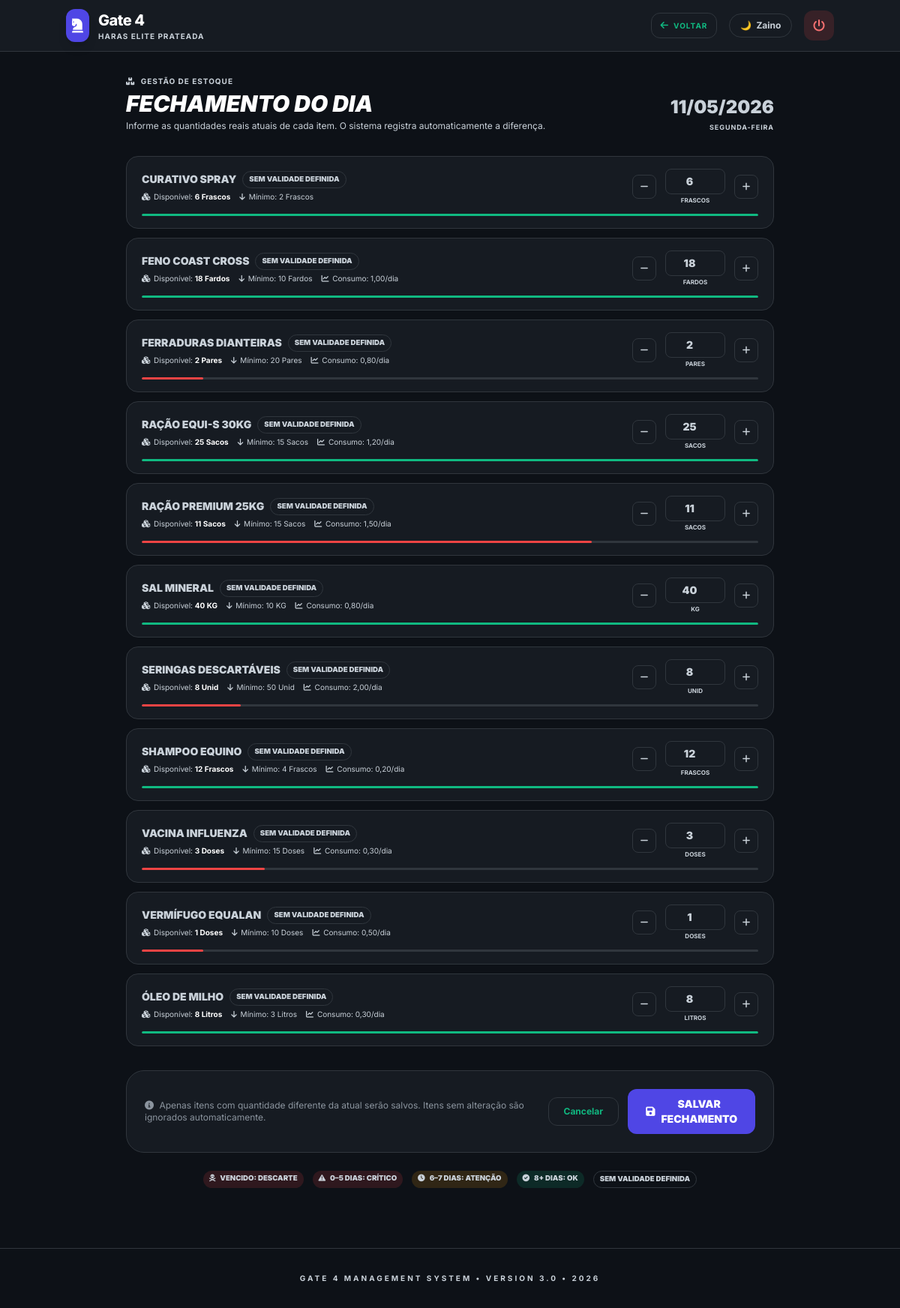
The app's page /estoque/fechamento/ (signed in), older data.
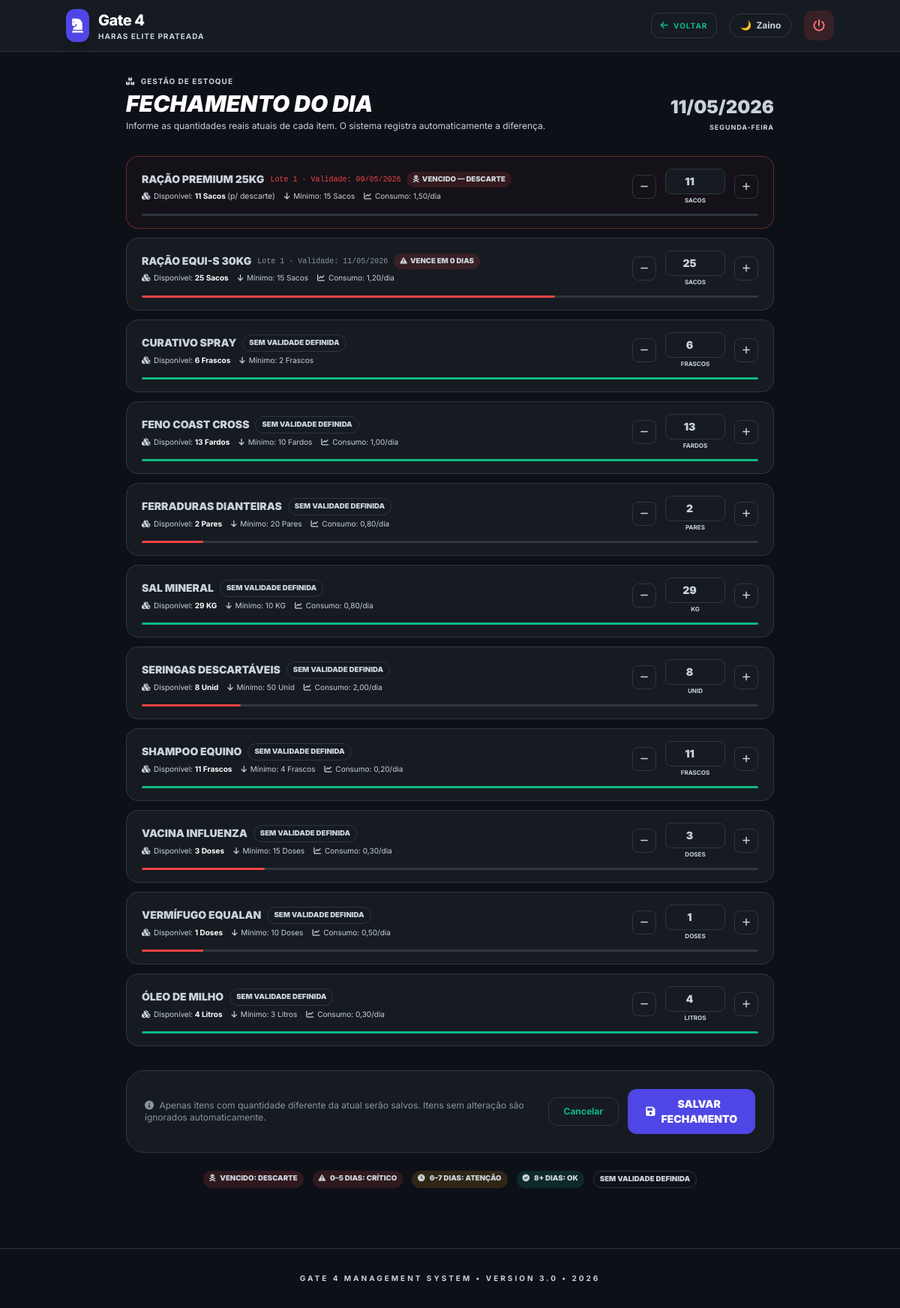
The same page, newer data.
### gateagora/models.py (models this page shows, shortened)
class Empresa(models.Model):
    nome = models.CharField(max_length=100)
    logo = models.ImageField(upload_to='logos/', null=True, blank=True)
    cnpj = models.CharField(max_length=18, blank=True, null=True, help_text="CNPJ da Unidade")
    cidade = models.CharField(max_length=100, default="Cidade Exemplo")
    slug = models.SlugField(
        unique=True,
        help_text="Identificador único na URL (ex: haras-santa-fe)"
    )
    class Meta:
        indexes = [models.Index(fields=["slug"])]
        verbose_name = "Empresa 🏢"
        verbose_name_plural = "Empresas 🏢"

class ItemEstoque(models.Model):
    empresa = models.ForeignKey(Empresa, on_delete=models.CASCADE)
    nome = models.CharField(max_length=100)
    alerta_minimo = models.IntegerField(default=5)
    unidade = models.CharField(
        max_length=20,
        default="Unidade",
        help_text="Ex: KG, Sacos, Fardos"
    )
    fornecedor_contato = models.CharField(max_length=20, blank=True)
    consumo_diario = models.DecimalField(
        max_digits=6,
        decimal_places=2,
        default=0,
        help_text="Consumo médio diário (para calcular dias restantes)"
    )
    quantidade_atual = models.IntegerField(default=0)
    class Meta:
        indexes = [
            models.Index(fields=["empresa", "nome"]),
            models.Index(fields=["empresa", "quantidade_atual"]),
        ]
        verbose_name = "Item de Estoque 📦"
        verbose_name_plural = "Item estoques 📦"
    @property
    def quantidade_valida(self):
        hoje = timezone.localdate()
        lotes_ativos = self.lotes.filter(ativo=True)
        if not lotes_ativos.exists():
            return Decimal(str(self.quantidade_atual))
        resultado = lotes_ativos.filter(
            Q(data_validade__isnull=True) | Q(data_validade__gte=hoje)
        ).aggregate(total=Sum('quantidade'))['total']
        return Decimal(str(resultado or 0))

class LoteEstoque(models.Model):
    item = models.ForeignKey(
        'ItemEstoque',
        on_delete=models.CASCADE,
        related_name='lotes',
        verbose_name="Item de Estoque"
    )
    quantidade    = models.DecimalField(max_digits=10, decimal_places=2)
    data_validade = models.DateField(null=True, blank=True)
    data_entrada  = models.DateField(auto_now_add=True)
    numero_lote   = models.CharField(max_length=50, blank=True)
    ativo         = models.BooleanField(default=True)
    streak_atual  = models.PositiveIntegerField(default=0, verbose_name="Sequência Atual")
    melhor_streak = models.PositiveIntegerField(default=0, verbose_name="Melhor Sequência")
    class Meta:
        verbose_name        = "Lote de Estoque 🏷️"
        verbose_name_plural = "Lotes de Estoque 🏷️"
        ordering            = ["data_validade", "data_entrada"]
        indexes             = [models.Index(fields=["item", "data_validade", "ativo"])]

### gateagora/views.py (the view)
# urls.py: path('estoque/fechamento/',        views.fechamento_dia,     name='fechamento_dia'),
@login_required
def fechamento_dia(request):
    empresa = getattr(request, "empresa", request.user.perfil.empresa)
    hoje = timezone.localdate()
    itens_qs = (
        ItemEstoque.objects
        .filter(empresa=empresa)
        .prefetch_related('lotes')
    )
    itens_com_ajuste_hoje = set(
        MovimentacaoEstoque.objects
        .filter(empresa=empresa, data=hoje, tipo="ajuste")
        .values_list("item_id", flat=True)
    )
    for item in itens_qs:
        lotes_ativos = item.lotes.filter(ativo=True)
        lote = (
            lotes_ativos
            .exclude(data_validade__isnull=True)
            .order_by("data_validade")
            .first()
        )
        item.lote_numero  = lote.numero_lote if lote else None
        item.data_validade = lote.data_validade if lote else None
        item.esta_vencido = lotes_ativos.filter(
            data_validade__lt=hoje
        ).exists()
        datas_futuras = lotes_ativos.filter(
            data_validade__gte=hoje
        ).values_list("data_validade", flat=True)
        if datas_futuras:
            item.dias_para_vencer_calc = (min(datas_futuras) - hoje).days
        else:
            item.dias_para_vencer_calc = None
        item.quantidade_valida_calc = (
            lotes_ativos
            .filter(data_validade__gte=hoje)
            .aggregate(total=Sum("quantidade"))["total"] or 0
        )
        item.quantidade_atual_calc = (
            lotes_ativos
            .aggregate(total=Sum("quantidade"))["total"] or 0
        )
        item.ajuste_feito_hoje = item.id in itens_com_ajuste_hoje
    def _sort_key(item):
        if item.esta_vencido:
            return (0, 0, item.nome)
        if item.dias_para_vencer_calc is not None:
            return (1, item.dias_para_vencer_calc, item.nome)
        return (2, 9999, item.nome)
    itens = sorted(itens_qs, key=_sort_key)
    context = {
        "brand_name": BRAND_NAME,
        "empresa": empresa,
        "hoje": hoje,
        "itens": itens,
    }
    return render(request, "gateagora/fechamento_estoque.html", context)

### gateagora/templates/gateagora/fechamento_estoque.html (shortened to what this page needs)
{% load static %}
<!DOCTYPE html>
<html lang="pt-br">
<head>
  <script src="https://cdn.tailwindcss.com"></script>
  <link rel="stylesheet" href="https://cdnjs.cloudflare.com/ajax/libs/font-awesome/6.0.0/css/all.min.css"/>
  <link rel="stylesheet" href="{% static 'css/themes.css' %}">
</head>
<body>
<nav class="glass sticky top-0 z-50 px-6 py-3">
  <div class="container mx-auto flex justify-between items-center">
    <a href="{% url 'dashboard' %}" class="flex items-center gap-3 group">
      <div class="bg-indigo-600 p-2 rounded-xl shadow-lg group-hover:bg-indigo-700 transition">
        <i class="fa-solid fa-chess-knight text-white text-xl"></i>
      </div>
      <div>
        <h1 class="text-xl font-extrabold tracking-tight" style="color:var(--text-strong)">{{ brand_name|default:"Gate 4" }}</h1>
        <p class="text-[10px] font-bold uppercase tracking-widest" style="color:var(--text-muted)">{{ empresa.nome }}</p>
      </div>
    </a>
    <div class="flex items-center gap-4">
      <a href="{% url 'dashboard' %}"
         class="text-[10px] font-bold uppercase tracking-widest flex items-center gap-1.5 px-3 py-2 rounded-xl transition"
         style="background-color:var(--card-bg-alt);color:var(--text-muted);border:1px solid var(--border);">
        <i class="fa-solid fa-arrow-left text-xs"></i> Voltar
      </a>
      <button onclick="toggleHorseTheme()"
              style="background-color:var(--card-bg);border:1px solid var(--border);color:var(--text-main);padding:0.4rem 0.85rem;border-radius:9999px;display:flex;align-items:center;gap:0.4rem;font-size:0.75rem;font-weight:700;cursor:pointer;">
        <span id="theme-icon">🌙</span>
        <span id="theme-name">Zaino</span>
      </button>
      <form action="{% url 'logout' %}" method="post">
        <button type="submit" class="h-10 w-10 rounded-xl flex items-center justify-center transition group"
                style="background-color:rgba(239,68,68,0.15);color:#f87171;">
          <i class="fa-solid fa-power-off group-hover:rotate-90 transition duration-300"></i>
        </button>
      </form>
    </div>
  </div>
</nav>
<div class="container mx-auto px-4 py-8 max-w-4xl">
  <div class="mb-8 flex flex-col md:flex-row md:items-end md:justify-between gap-4">
    <div>
      <p class="text-[10px] font-bold uppercase tracking-widest mb-1" style="color:var(--indigo-text)">
        <i class="fa-solid fa-boxes-stacked mr-1"></i> Gestão de Estoque
      </p>
      <h2 class="text-3xl font-black uppercase italic" style="color:var(--text-strong)">Fechamento do Dia</h2>
      <p class="text-xs mt-1" style="color:var(--text-muted)">
        Informe as quantidades reais atuais de cada item. O sistema registra automaticamente a diferença.
      </p>
    </div>
    <div class="flex flex-col items-end gap-1">
      <span class="text-2xl font-black" style="color:var(--text-strong)">{{ hoje|date:"d/m/Y" }}</span>
      <span class="text-[9px] font-bold uppercase tracking-widest" style="color:var(--text-muted)">{{ hoje|date:"l" }}</span>
    </div>
  </div>
  <form action="{% url 'salvar_fechamento' %}" method="post">
    <div class="space-y-3 mb-8">
      {% for item in itens %}
      <div class="item-fechamento {% if item.ajuste_feito_hoje %}ajustado{% endif %}{% if item.esta_vencido %} vencido{% endif %}"
           id="item-row-{{ item.id }}">
        <div class="flex flex-col md:flex-row md:items-center gap-4">
          <div class="flex-1 min-w-0">
            <div class="flex items-center gap-2 flex-wrap">
              <span class="text-sm font-black uppercase" style="color:var(--text-strong)">{{ item.nome }}</span>
              {% for lote in item.lotes.all %}
                {% if lote.ativo %}
                  <div class="text-[10px] font-mono"
                       style="color:{% if lote.data_validade and lote.data_validade < hoje %}#ef4444{% else %}var(--text-muted){% endif %}">
                    Lote {{ lote.numero_lote|default:"—" }} · Validade:
                    {{ lote.data_validade|date:"d/m/Y"|default:"—" }}
                  </div>
                {% endif %}
              {% endfor %}
              {% if item.esta_vencido %}
                <span class="badge-dias badge-dias-critico">
                  <i class="fa-solid fa-skull-crossbones mr-0.5"></i> VENCIDO — DESCARTE
                </span>
              {% elif item.dias_para_vencer_calc is not None %}
                {% if item.dias_para_vencer_calc <= 5 %}
                  <span class="badge-dias badge-dias-critico">
                    <i class="fa-solid fa-triangle-exclamation mr-0.5"></i> VENCE EM {{ item.dias_para_vencer_calc }} DIA{{ item.dias_para_vencer_calc|pluralize:"S" }}
                  </span>
                {% elif item.dias_para_vencer_calc <= 7 %}
                  <span class="badge-dias badge-dias-atencao">
                    <i class="fa-solid fa-clock mr-0.5"></i> {{ item.dias_para_vencer_calc }} dias restantes
                  </span>
                {% else %}
                  <span class="badge-dias badge-dias-ok">
                    <i class="fa-solid fa-circle-check mr-0.5"></i> {{ item.dias_para_vencer_calc }} dias
                  </span>
                {% endif %}
              {% else %}
                <span class="badge-dias badge-dias-none">sem validade definida</span>
              {% endif %}
            </div>
            <div class="flex items-center gap-3 mt-1 text-[10px]" style="color:var(--text-muted)">
              <span>
                <i class="fa-solid fa-cubes mr-0.5"></i>
                Disponível:
                <strong style="color:{% if item.esta_vencido %}#ef4444{% else %}var(--text-main){% endif %}">
                  {{ item.quantidade_atual }} {{ item.unidade }}
                </strong>
                {% if item.esta_vencido %}
                  <span style="color:#ef4444;font-size:0.65rem;">(p/ descarte)</span>
                {% endif %}
              </span>
              <span>
                <i class="fa-solid fa-arrow-down mr-0.5"></i>
                Mínimo: {{ item.alerta_minimo }} {{ item.unidade }}
              </span>
              {% if item.consumo_diario %}
              <span>
                <i class="fa-solid fa-chart-line mr-0.5"></i>
                Consumo: {{ item.consumo_diario }}/dia
              </span>
              {% endif %}
            </div>
          </div>
          <div class="flex items-center gap-3 flex-shrink-0">
            <button type="button" class="btn-ajuste menos"
                    onclick="ajustarQtd({{ item.id }}, -1)" title="Reduzir 1">
              <i class="fa-solid fa-minus text-xs"></i>
            </button>
            <div class="flex flex-col items-center gap-0.5">
              <input type="number"
                     id="qtd-{{ item.id }}"
                     name="qtd_{{ item.id }}"
                     value="{{ item.quantidade_atual }}"
                     min="0"
                     class="w-20 py-1.5 text-sm font-black"
                     oninput="marcarAlterado({{ item.id }}, {{ item.quantidade_atual }})"
                     title="Quantidade atual de {{ item.nome }}">
              <span class="text-[8px] font-bold uppercase" style="color:var(--text-muted)">{{ item.unidade }}</span>
            </div>
            <button type="button" class="btn-ajuste mais"
                    onclick="ajustarQtd({{ item.id }}, 1)" title="Aumentar 1">
              <i class="fa-solid fa-plus text-xs"></i>
            </button>
          </div>
        </div>
        <div class="mt-3" id="progress-container-{{ item.id }}">
          {% if item.alerta_minimo > 0 %}
          <div class="w-full rounded-full overflow-hidden" style="height:3px;background-color:var(--border);">
            <div id="progress-bar-{{ item.id }}"
                 class="h-full rounded-full transition-all duration-300"
                 style="width: {% widthratio item.quantidade_valida item.alerta_minimo 100 %}%;
                        max-width:100%;
                        background-color:
                          {% if item.esta_vencido %}#ef4444
                          {% elif item.quantidade_valida <= item.alerta_minimo %}#ef4444
                          {% elif item.dias_para_vencer_calc is not None and item.dias_para_vencer_calc <= 7 %}#f59e0b
                          {% else %}#10b981{% endif %};">
            </div>
          </div>
          {% endif %}
        </div>
      </div>
      {% endfor %}
    </div>
    {% if itens %}
    <div class="card-static p-6 flex flex-col md:flex-row items-center justify-between gap-4">
      <div class="text-xs" style="color:var(--text-muted)">
        <i class="fa-solid fa-circle-info mr-1"></i>
        Apenas itens com quantidade diferente da atual serão salvos.
        Itens sem alteração são ignorados automaticamente.
      </div>
      <div class="flex items-center gap-3">
        <a href="{% url 'dashboard' %}"
           class="text-xs font-bold px-5 py-2.5 rounded-xl transition"
           style="background-color:var(--card-bg-alt);color:var(--text-muted);border:1px solid var(--border);">
          Cancelar
        </a>
        <button type="submit"
                class="flex items-center gap-2 text-sm font-black uppercase px-6 py-2.5 rounded-xl transition"
                style="background-color:#4f46e5;color:#fff;"
                onmouseover="this.style.backgroundColor='#4338ca';"
                onmouseout="this.style.backgroundColor='#4f46e5';">
          <i class="fa-solid fa-floppy-disk"></i> Salvar Fechamento
        </button>
      </div>
    </div>
    {% endif %}
  </form>
  <div class="mt-6 flex flex-wrap gap-3 justify-center">
    <span class="badge-dias badge-dias-critico"><i class="fa-solid fa-skull-crossbones mr-1"></i> Vencido: descarte</span>
    <span class="badge-dias badge-dias-critico"><i class="fa-solid fa-triangle-exclamation mr-1"></i> 0–5 dias: crítico</span>
    <span class="badge-dias badge-dias-atencao"><i class="fa-solid fa-clock mr-1"></i> 6–7 dias: atenção</span>
    <span class="badge-dias badge-dias-ok"><i class="fa-solid fa-circle-check mr-1"></i> 8+ dias: ok</span>
    <span class="badge-dias badge-dias-none">sem validade definida</span>
  </div>
</div>
<footer class="mt-12 py-8 text-center">
  <p class="text-[10px] font-bold uppercase tracking-[0.3em]" style="color:var(--text-muted)">Gate 4 Management System &bull; Version 3.0 &bull; 2026</p>
</footer>
</body>
</html>

Row changes from the older to the newer data that the page shows:
shown differently, row unchanged: ItemEstoque "RAÇÃO PREMIUM 25KG": text "SEM VALIDADE DEFINIDA" → "VENCIDO — DESCARTE (p/ descarte)"; moves up the list
added LoteEstoque: numero_lote "1", data_validade "09/05/2026", shown under ItemEstoque "RAÇÃO PREMIUM 25KG"
shown differently, row unchanged: ItemEstoque "RAÇÃO EQUI-S 30KG": dias_para_vencer_calc (not shown) → "0"; text "SEM VALIDADE DEFINIDA" → "VENCE EM DIA"; moves up the list
added LoteEstoque: numero_lote "1", data_validade "11/05/2026", shown under ItemEstoque "RAÇÃO EQUI-S 30KG"
changed ItemEstoque "FENO COAST CROSS": quantidade_atual "18" → "13"
changed ItemEstoque "SAL MINERAL": quantidade_atual "40" → "29"
changed ItemEstoque "SHAMPOO EQUINO": quantidade_atual "12" → "11"
changed ItemEstoque "ÓLEO DE MILHO": quantidade_atual "8" → "4"
